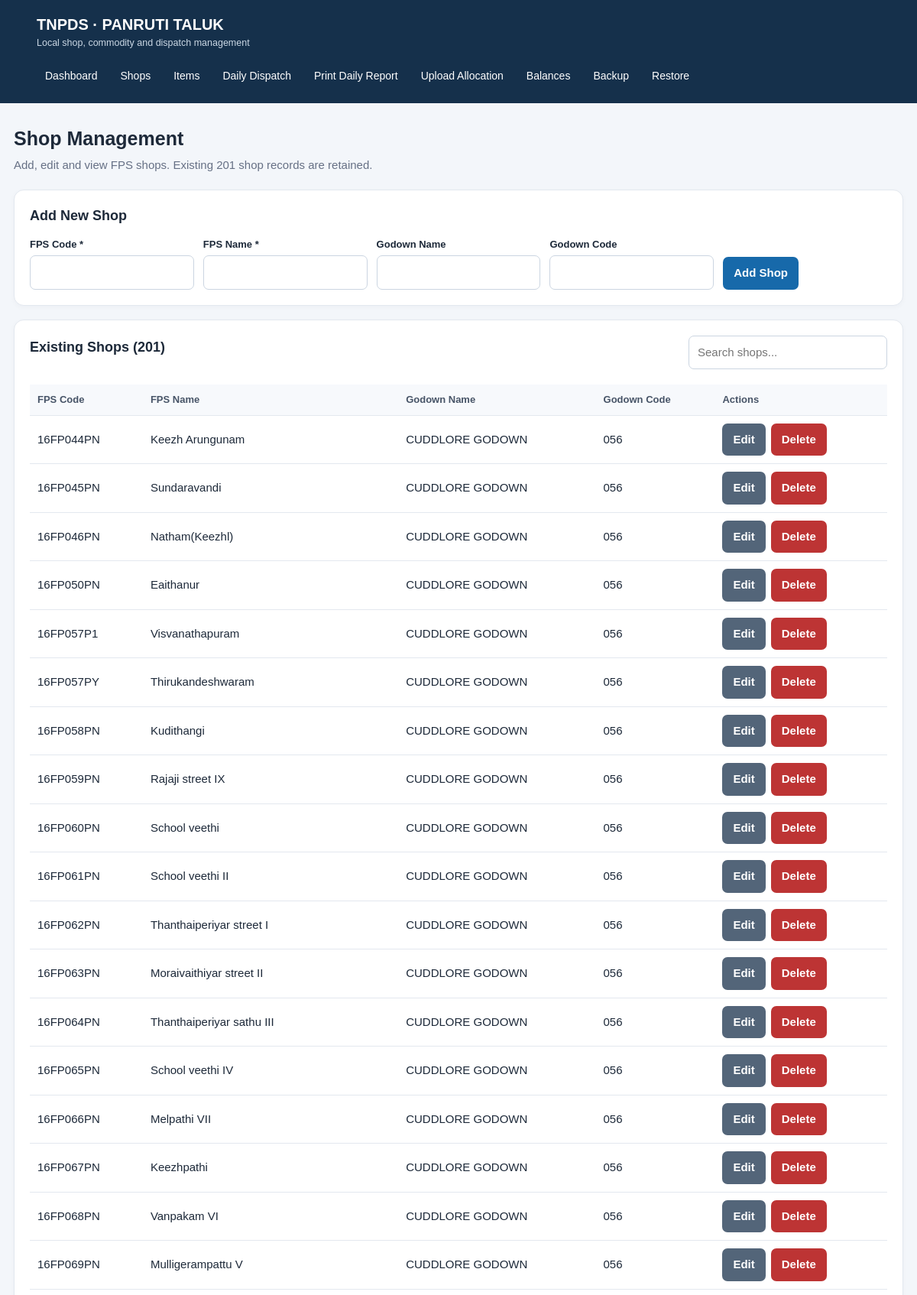
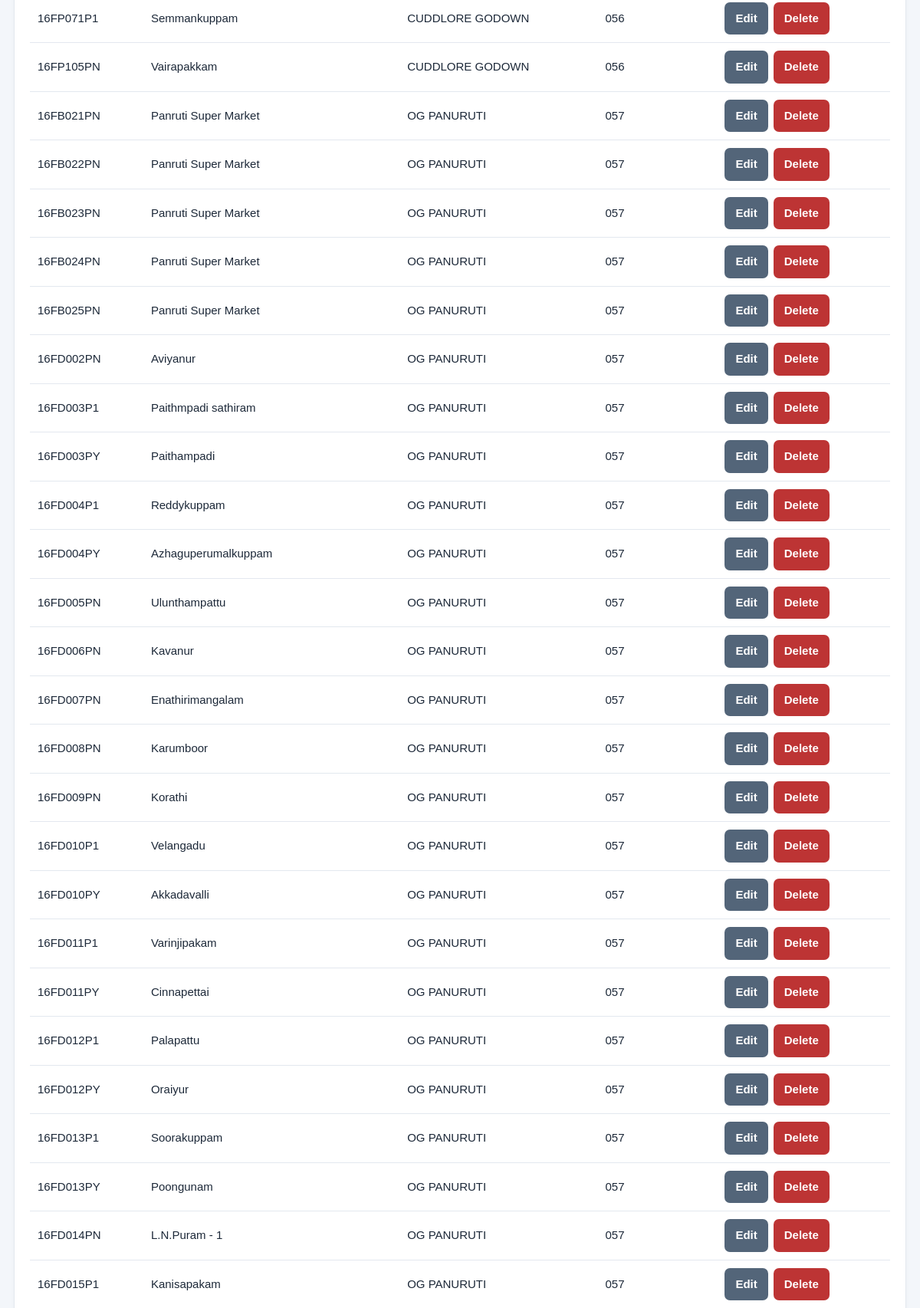
The page /shops (upper part) on the database its author committed (2 pictures, top to bottom).
### tables this page shows
CREATE TABLE shops(
      fps_code TEXT PRIMARY KEY, fps_name TEXT, godown_name TEXT, godown_code TEXT
    );

### app.py (the view, shortened to what this page needs)
@app.route("/shops", methods=["GET", "POST"])
def shops():
    conn = db()
    rows = conn.execute("SELECT * FROM shops ORDER BY godown_code,fps_code").fetchall()
    return render_template("shops.html", rows=rows)

### app.py (called while the page is built)
def db():
    if "db" not in g:
        g.db = sqlite3.connect(DB_PATH)
        g.db.row_factory = sqlite3.Row
        g.db.execute("PRAGMA foreign_keys = ON")
    return g.db

### templates/shops.html (shortened to what this page needs)
{% extends "base.html" %}{% block content %}
<div class="pagehead"><div><h1>Shop Management</h1><div class="muted">Add, edit and view FPS shops. Existing 201 shop records are retained.</div></div></div>
<div class="card"><h2>Add New Shop</h2><form method="post" class="formgrid">
<div><label>FPS Code *</label><input name="fps_code" required></div><div><label>FPS Name *</label><input name="fps_name" required></div>
<div><label>Godown Name</label><input name="godown_name"></div><div><label>Godown Code</label><input name="godown_code"></div><div><button type="submit">Add Shop</button></div></form></div>
<div class="card"><div class="pagehead"><h2>Existing Shops ({{ rows|length }})</h2><input id="filter" style="max-width:260px" placeholder="Search shops..." oninput="filterRows()"></div>
<div class="tablewrap"><table id="shops"><thead><tr><th>FPS Code</th><th>FPS Name</th><th>Godown Name</th><th>Godown Code</th><th>Actions</th></tr></thead><tbody>
{% for r in rows %}<tr><td>{{ r.fps_code }}</td><td>{{ r.fps_name }}</td><td>{{ r.godown_name or '' }}</td><td>{{ r.godown_code or '' }}</td><td><div class="actions">
<details><summary class="btn secondary">Edit</summary></details>
<form method="post" action="{{ url_for('delete_shop',fps_code=r.fps_code) }}" onsubmit="return confirm('Delete this shop? This is allowed only when no dispatch/allocation history is linked.')"><button class="danger">Delete</button></form></div></td></tr>{% endfor %}
</tbody></table></div></div>
{% endblock %}

### templates/base.html (style rules this page uses)
:root { --navy:#15304b;--blue:#1769aa;--bg:#f3f6fa;--text:#1d2939;--muted:#667085;--line:#e3e8ef;--green:#16845b;--red:#bd3434 }
* { box-sizing:border-box }
body { margin:0;background:var(--bg);font:15px/1.5 Arial,sans-serif;color:var(--text) }
.pagehead { display:flex;justify-content:space-between;align-items:center;gap:12px;flex-wrap:wrap;margin-bottom:20px }
h1 { font-size:25px;margin:0 0 5px }
h2 { font-size:18px;margin:0 0 14px }
.muted { color:var(--muted) }
.card { background:white;border:1px solid var(--line);border-radius:13px;padding:20px;margin-bottom:18px;box-shadow:0 2px 7px #10243b08 }
.formgrid { display:grid;grid-template-columns:repeat(auto-fit,minmax(180px,1fr));gap:12px;align-items:end }
label { font-weight:600;font-size:13px;display:block;margin-bottom:5px }
input,select,textarea { width:100%;padding:10px 11px;border:1px solid #cbd5e1;border-radius:7px;font:inherit;background:white }
button,.btn { border:0;background:var(--blue);color:white;padding:10px 14px;border-radius:7px;cursor:pointer;text-decoration:none;display:inline-block;font:inherit;font-weight:600 }
.danger { background:var(--red) }
.secondary { background:#536579 }
table { width:100%;border-collapse:collapse;background:white }
th,td { padding:10px;border-bottom:1px solid var(--line);text-align:left;vertical-align:middle }
th { background:#f7f9fc;font-size:13px;color:#475467 }
td form { min-width:0 }
.tablewrap { overflow-x:auto }
.actions { display:flex;gap:7px;flex-wrap:wrap }

### rows shown on the page
shops: fps_code "16FP044PN", fps_name "Keezh Arungunam", godown_name "CUDDLORE GODOWN", godown_code "056"
shops: fps_code "16FP045PN", fps_name "Sundaravandi", godown_name "CUDDLORE GODOWN", godown_code "056"
shops: fps_code "16FP046PN", fps_name "Natham(Keezhl)", godown_name "CUDDLORE GODOWN", godown_code "056"
shops: fps_code "16FP050PN", fps_name "Eaithanur", godown_name "CUDDLORE GODOWN", godown_code "056"
shops: fps_code "16FP057P1", fps_name "Visvanathapuram", godown_name "CUDDLORE GODOWN", godown_code "056"
shops: fps_code "16FP057PY", fps_name "Thirukandeshwaram", godown_name "CUDDLORE GODOWN", godown_code "056"
shops: fps_code "16FP058PN", fps_name "Kudithangi", godown_name "CUDDLORE GODOWN", godown_code "056"
shops: fps_code "16FP059PN", fps_name "Rajaji street IX", godown_name "CUDDLORE GODOWN", godown_code "056"
shops: fps_code "16FP060PN", fps_name "School veethi", godown_name "CUDDLORE GODOWN", godown_code "056"
shops: fps_code "16FP061PN", fps_name "School veethi II", godown_name "CUDDLORE GODOWN", godown_code "056"
shops: fps_code "16FP062PN", fps_name "Thanthaiperiyar street I", godown_name "CUDDLORE GODOWN", godown_code "056"
shops: fps_code "16FP063PN", fps_name "Moraivaithiyar street II", godown_name "CUDDLORE GODOWN", godown_code "056"
shops: fps_code "16FP064PN", fps_name "Thanthaiperiyar sathu III", godown_name "CUDDLORE GODOWN", godown_code "056"
shops: fps_code "16FP065PN", fps_name "School veethi IV", godown_name "CUDDLORE GODOWN", godown_code "056"
shops: fps_code "16FP066PN", fps_name "Melpathi VII", godown_name "CUDDLORE GODOWN", godown_code "056"
shops: fps_code "16FP067PN", fps_name "Keezhpathi", godown_name "CUDDLORE GODOWN", godown_code "056"
shops: fps_code "16FP068PN", fps_name "Vanpakam VI", godown_name "CUDDLORE GODOWN", godown_code "056"
shops: fps_code "16FP069PN", fps_name "Mulligerampattu V", godown_name "CUDDLORE GODOWN", godown_code "056"
shops: fps_code "16FP071P1", fps_name "Semmankuppam", godown_name "CUDDLORE GODOWN", godown_code "056"
shops: fps_code "16FP105PN", fps_name "Vairapakkam", godown_name "CUDDLORE GODOWN", godown_code "056"
shops: fps_code "16FB021PN", fps_name "Panruti Super Market", godown_name "OG PANURUTI", godown_code "057"
shops: fps_code "16FB022PN", fps_name "Panruti Super Market", godown_name "OG PANURUTI", godown_code "057"
shops: fps_code "16FB023PN", fps_name "Panruti Super Market", godown_name "OG PANURUTI", godown_code "057"
shops: fps_code "16FB024PN", fps_name "Panruti Super Market", godown_name "OG PANURUTI", godown_code "057"
shops: fps_code "16FB025PN", fps_name "Panruti Super Market", godown_name "OG PANURUTI", godown_code "057"
shops: fps_code "16FD002PN", fps_name "Aviyanur", godown_name "OG PANURUTI", godown_code "057"
shops: fps_code "16FD003P1", fps_name "Paithmpadi sathiram", godown_name "OG PANURUTI", godown_code "057"
shops: fps_code "16FD003PY", fps_name "Paithampadi", godown_name "OG PANURUTI", godown_code "057"
shops: fps_code "16FD004P1", fps_name "Reddykuppam", godown_name "OG PANURUTI", godown_code "057"
shops: fps_code "16FD004PY", fps_name "Azhaguperumalkuppam", godown_name "OG PANURUTI", godown_code "057"
shops: fps_code "16FD005PN", fps_name "Ulunthampattu", godown_name "OG PANURUTI", godown_code "057"
shops: fps_code "16FD006PN", fps_name "Kavanur", godown_name "OG PANURUTI", godown_code "057"
shops: fps_code "16FD007PN", fps_name "Enathirimangalam", godown_name "OG PANURUTI", godown_code "057"
shops: fps_code "16FD008PN", fps_name "Karumboor", godown_name "OG PANURUTI", godown_code "057"
shops: fps_code "16FD009PN", fps_name "Korathi", godown_name "OG PANURUTI", godown_code "057"
shops: fps_code "16FD010P1", fps_name "Velangadu", godown_name "OG PANURUTI", godown_code "057"
shops: fps_code "16FD010PY", fps_name "Akkadavalli", godown_name "OG PANURUTI", godown_code "057"
shops: fps_code "16FD011P1", fps_name "Varinjipakam", godown_name "OG PANURUTI", godown_code "057"
shops: fps_code "16FD011PY", fps_name "Cinnapettai", godown_name "OG PANURUTI", godown_code "057"
shops: fps_code "16FD012P1", fps_name "Palapattu", godown_name "OG PANURUTI", godown_code "057"
shops: fps_code "16FD012PY", fps_name "Oraiyur", godown_name "OG PANURUTI", godown_code "057"
shops: fps_code "16FD013P1", fps_name "Soorakuppam", godown_name "OG PANURUTI", godown_code "057"
shops: fps_code "16FD013PY", fps_name "Poongunam", godown_name "OG PANURUTI", godown_code "057"
shops: fps_code "16FD014PN", fps_name "L.N.Puram - 1", godown_name "OG PANURUTI", godown_code "057"
shops: fps_code "16FD015P1", fps_name "Kanisapakam", godown_name "OG PANURUTI", godown_code "057"

### other values the page prints
{{ rows|length }} "201"
